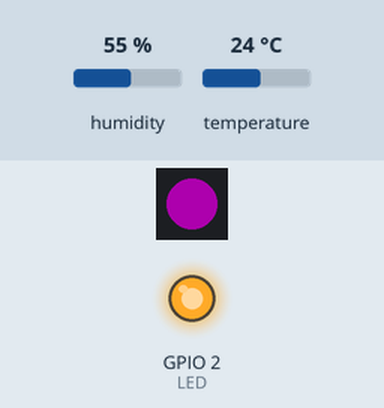
Simulated run of this sketch. Board: ESP32. Parts: 1 RGB LEDs in strip order, left to right, output pins drawn as LEDs (lit = HIGH). Inputs (shaded band) come from the test bench; at power-on: humidity 55 %, temperature 24 °C. Dim RGB values are drawn brighter than linear; WiFi joins after 1.5 s; servers stay silent unless stated; the Firebase database answers and starts empty; what the sketch prints to the serial monitor is not drawn.

Above: at 0.1 s.
At 1.6 s:
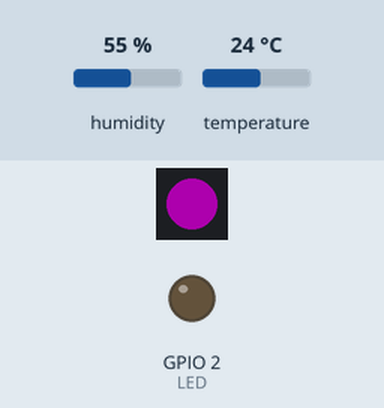
At 2.0 s:
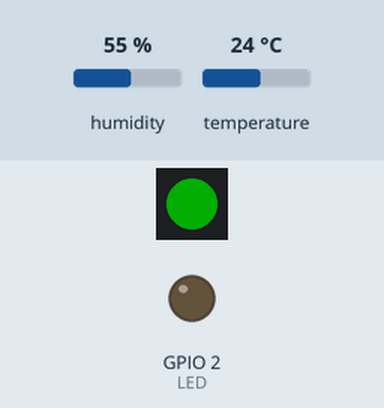
At 2.4 s:
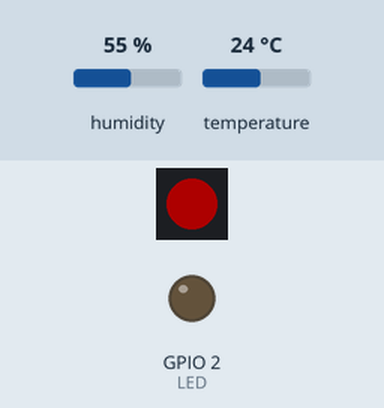
Timing chart, 0 to 3.9 s (numbered marks = the images above):
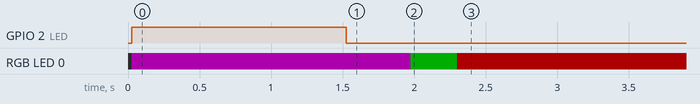

Measured:
- by itself, RGB LED 0: off → RGB(50, 0, 50) at 0.03 s, → RGB(0, 50, 0) 2.0 s later, → RGB(50, 0, 0) 0.32 s later

The sketch:

Dht11_test.ino
```cpp
// Đây là source test các nút bấm trên board do Nuke Dashboard phát triển
// Để có thể sử dụng source code này bạn cần cài danh sách các thư viện sau:
// + thư viện Adafruit NeoPixel by Adafruit
// + thư viện DHT sensor libraray by Adafruit
// + thư viện Firebase ESP32 Client by Mobizt
// + thư viện Adafruit GFX libraray by Adafruit
// + thư viện Adafruit SH110X by Adafruit
// Tác giả MinhDuc
// 07/03/2026
// Led RGB được cấu hình chân DIN ở GPIO9
// Chân Data DHT được kết nối với GPIO11

#include <Wire.h>
#include "DHT.h"
#include <FirebaseESP32.h>
#include <WiFi.h>
#include <Adafruit_NeoPixel.h>
#include <Adafruit_GFX.h>
#include <Adafruit_SH110X.h>

const char* ssid = "DUC";
const char* pass = "14042004";

#define LED_PIN   9
#define LED_COUNT 1
Adafruit_NeoPixel led(LED_COUNT, LED_PIN, NEO_GRB + NEO_KHZ800);

#define LED 2

// #define i2c_Address 0x3c
// #define SCREEN_WIDTH 128
// #define SCREEN_HEIGHT 64
// #define OLED_RESET -1
// Adafruit_SH1106G display = Adafruit_SH1106G(SCREEN_WIDTH, SCREEN_HEIGHT, &Wire, OLED_RESET);

#define DATABASE_URL "https://doantn-885dc-default-rtdb.firebaseio.com/"
#define DATABASE_SECRET "rPb2lv5DjHze997hD9pxnzTzWJsir4wwdP1poStt"
FirebaseData fbdo;
FirebaseAuth auth;
FirebaseConfig config;

#define DHTTYPE DHT11
#define DHTPIN 11
DHT dht(DHTPIN, DHTTYPE);

float temp,hum,CBND,CBDA,lastemp,lasthum;
int demwf = 0;

void setup() {
  // Wire.begin(12,13);
  // display.begin(i2c_Address, true);
  // display.clearDisplay();
  // display.setTextSize(1);
  // display.setTextColor(SH110X_WHITE);
  // display.setCursor(0, 0);
  // display.printf("He thong dang \nkhoi dong...");
  // display.display();
  // delay(1000);
  pinMode(LED,OUTPUT);
  digitalWrite(LED,0);
  Serial.begin(115200);
  Serial.println("He thong dang khoi dong...");
  dht.begin();
  lasthum = dht.readHumidity();
  lastemp = dht.readTemperature();
  led.begin();
  led.setBrightness(50);
  led.setPixelColor(0, led.Color(255, 0, 255));
  led.show();
  // display.clearDisplay();
  WiFi.begin(ssid,pass);
  while (WiFi.status() != WL_CONNECTED) {
    Serial.println("dang khoi dong WiFi...");
    // display.setCursor(0,0);
    // display.print("Conecting WiFi");
    if(demwf < 80) {
      // display.setCursor(demwf,10);
      // display.print(".");
      // Serial0.println(".");
    }
    else if(demwf > 80) {
      // display.clearDisplay();
      demwf = 0;
    }
    demwf+=5;
    // display.display();
    digitalWrite(LED,1);
    delay(300);
  }
  digitalWrite(LED,0);
  Serial.printf("Firebase Client v%s\n\n", FIREBASE_CLIENT_VERSION);
  config.database_url = DATABASE_URL;
  config.signer.tokens.legacy_token = DATABASE_SECRET;
  Firebase.reconnectWiFi(true);
  fbdo.setBSSLBufferSize(512, 512);
  Firebase.begin(&config, &auth);
  Firebase.beginStream(fbdo, "/users/duc/dht11");
  Firebase.setFloat(fbdo,"/users/duc/dht11/Temp",lastemp);
  Firebase.setFloat(fbdo,"/users/duc/dht11/Humi",lasthum);
  // display.clearDisplay();
  // display.setTextSize(1);
  // display.setTextColor(SH110X_WHITE);
  // display.setCursor(0, 30);
  // display.println("XIN CHAO CAC BAN");
  // display.display();
  // delay(300);
  // display.clearDisplay();
  led.setPixelColor(0, led.Color(0, 255, 0));
  led.show();
}

void loop() {
  // if (!Firebase.readStream(fbdo)) {
  //   Serial.println(fbdo.errorReason());
  //   return;
  // }
  // if (fbdo.streamAvailable()) {
  //   String path = fbdo.dataPath();

  //   if (path == "/users/duc/dht11/CBNDDht11") {
  //     CBND = fbdo.floatData();
  //     Serial.printf("CBND update: %.2f\n", CBND);
  //   }
  //   if (path == "/users/duc/dht11/CBDADht11") {
  //     CBDA = fbdo.floatData();
  //     Serial.printf("CBND update: %.2f\n", CBDA);
  //   }
  // }
  if(Firebase.getFloat(fbdo,"/users/duc/dht11/CBNDDht11")) CBND = fbdo.floatData();
  if(Firebase.getFloat(fbdo,"/users/duc/dht11/CBDADht11")) CBDA = fbdo.floatData();
  hum = dht.readHumidity();
  temp = dht.readTemperature();
  Serial.printf("DHT11: Nhiệt độ: %f, Độ ẩm: %f\n",temp,hum);
  // display.clearDisplay();
  // display.setTextSize(1);
  // display.setCursor(20, 0);
  // display.print("CAM BIEN DHT11");
  // display.setCursor(0, 10);
  // display.printf("Nhiet do: %.2f",temp);
  // display.setTextSize(1);
  // display.setCursor(0, 20);
  // display.printf("Do am: %.2f",hum);
  // display.setCursor(0, 30);
  // display.print("CANH BAO: ");
  // display.println(CBND);
  if(temp > CBND || hum > CBDA) {
    led.setPixelColor(0, led.Color(255, 0, 0));
    led.show();
    Firebase.setInt(fbdo,"/users/duc/dht11/leddht11",1);
    // display.setTextSize(1);
    // display.setCursor(0, 40);
    // display.print("Da bat den canh bao");
  }
  else {
    led.setPixelColor(0, led.Color(0, 255, 0));
    led.show();
    Firebase.setInt(fbdo,"/users/duc/dht11/leddht11",0);
    // display.setTextSize(1);
    // display.setCursor(0, 40);
    // display.print("Da tat den canh bao");
  }
  if(temp != lastemp) {
    lastemp = temp;
    Firebase.setFloat(fbdo,"/users/duc/dht11/Temp",temp);
  }
  if(hum != lasthum) {
    lasthum = hum;
    Firebase.setFloat(fbdo,"/users/duc/dht11/Humi",hum);
  }
  delay(1000);
}
```
